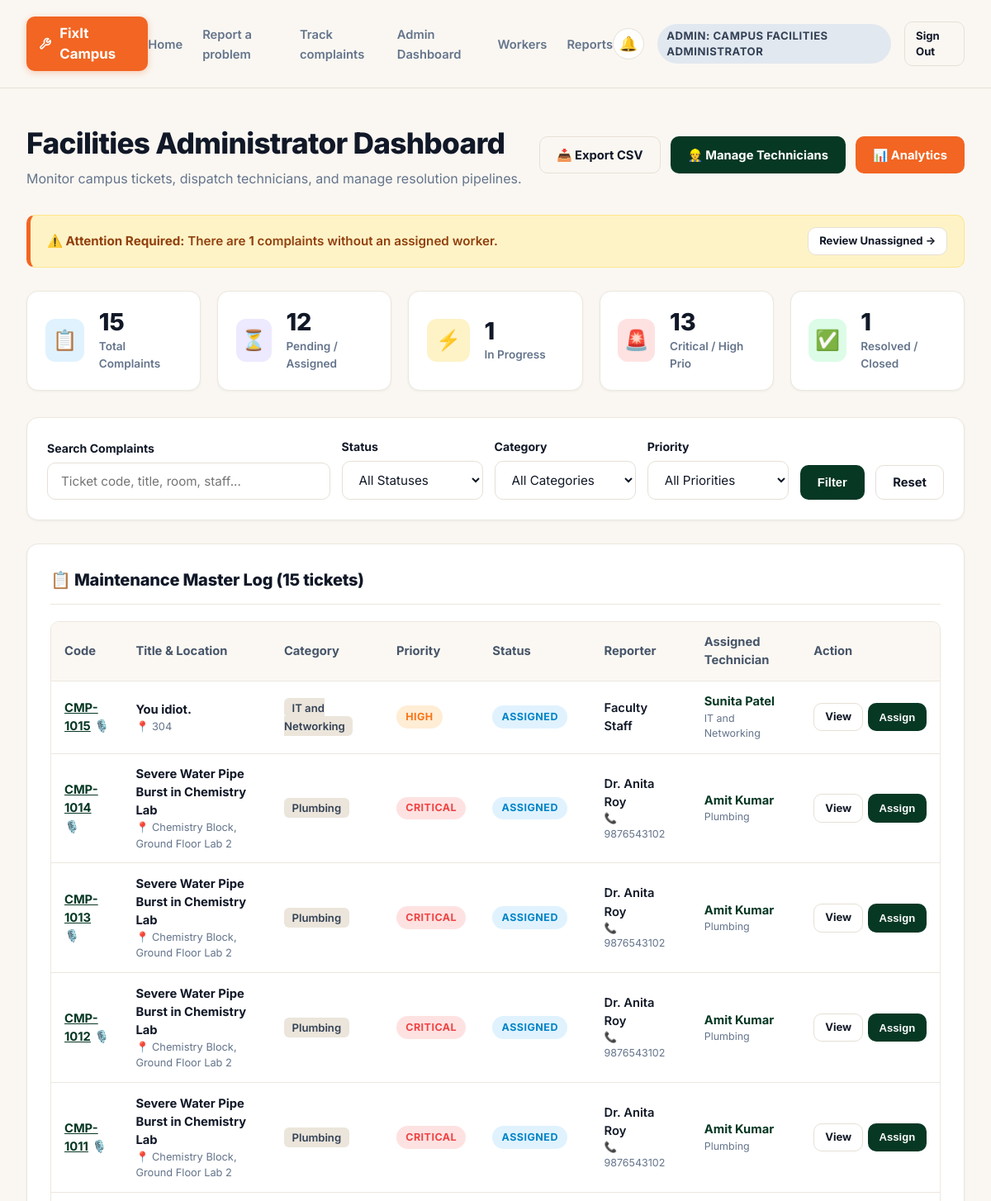
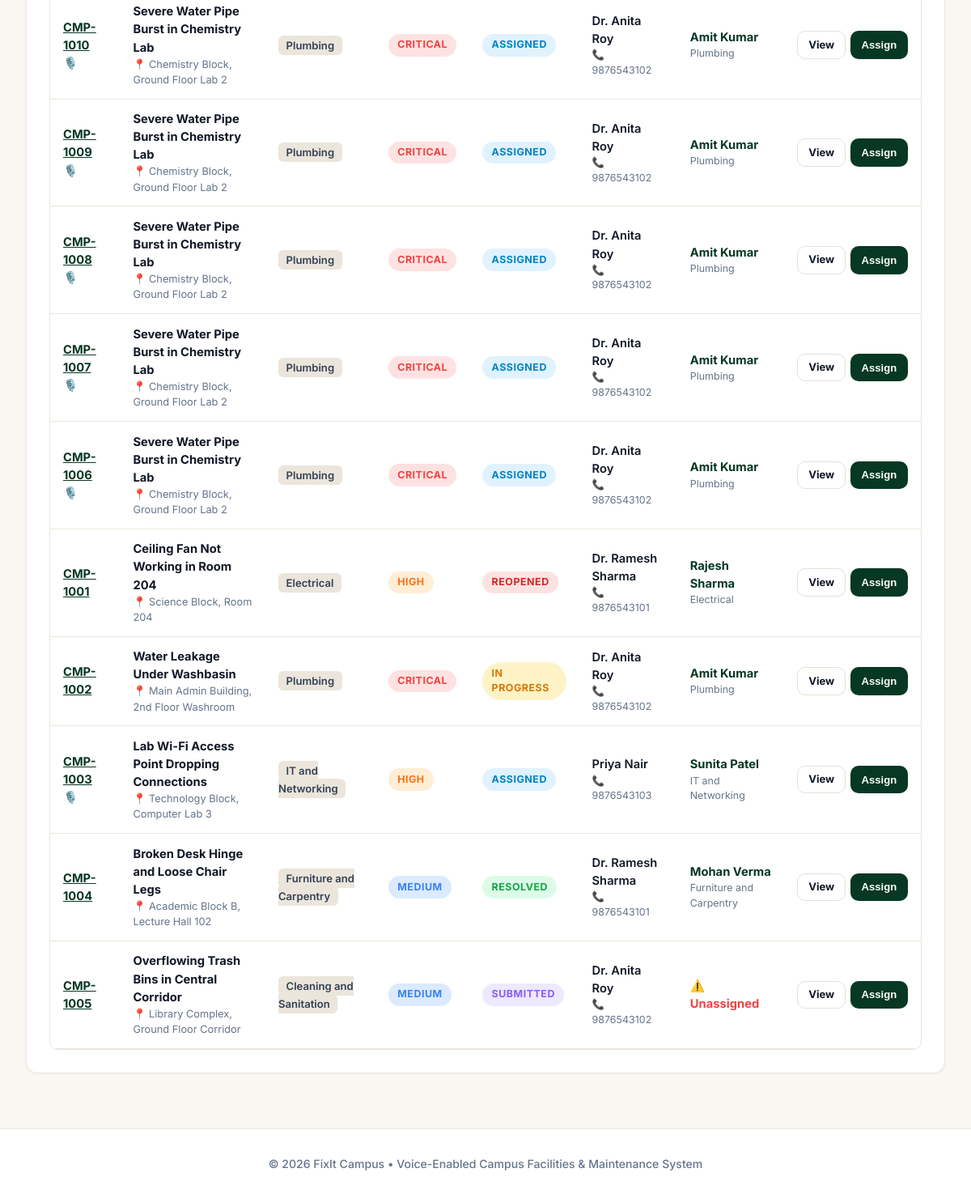
The page /admin/dashboard (signed in) on the database its author committed (2 pictures, top to bottom).
### tables this page shows
CREATE TABLE complaints (
        id INTEGER PRIMARY KEY AUTOINCREMENT,
        complaint_code TEXT UNIQUE NOT NULL,
        staff_id INTEGER,
        staff_name TEXT NOT NULL,
        staff_contact TEXT,
        title TEXT NOT NULL,
        description TEXT NOT NULL,
        category TEXT NOT NULL,
        location TEXT NOT NULL,
        priority TEXT NOT NULL DEFAULT 'Medium' CHECK(priority IN ('Critical', 'High', 'Medium', 'Low')),
        status TEXT NOT NULL DEFAULT 'Submitted' CHECK(status IN ('Submitted', 'Assigned', 'In Progress', 'Resolved', 'Closed', 'Reopened')),
        assigned_worker_id INTEGER,
        troubleshooting_tips TEXT,
        is_voice_submitted INTEGER DEFAULT 0,
        is_duplicate_confirmed INTEGER DEFAULT 0,
        duplicate_of_id INTEGER,
        created_at TIMESTAMP DEFAULT CURRENT_TIMESTAMP,
        updated_at TIMESTAMP DEFAULT CURRENT_TIMESTAMP,
        resolved_at TIMESTAMP,
        FOREIGN KEY(staff_id) REFERENCES users(id) ON DELETE SET NULL,
        FOREIGN KEY(assigned_worker_id) REFERENCES workers(id) ON DELETE SET NULL,
        FOREIGN KEY(duplicate_of_id) REFERENCES complaints(id) ON DELETE SET NULL
    );

CREATE TABLE workers (
        id INTEGER PRIMARY KEY AUTOINCREMENT,
        user_id INTEGER,
        name TEXT NOT NULL,
        specialization TEXT NOT NULL,
        phone TEXT NOT NULL,
        email TEXT,
        availability TEXT NOT NULL DEFAULT 'Available' CHECK(availability IN ('Available', 'Busy', 'On Leave')),
        active_count INTEGER DEFAULT 0,
        created_at TIMESTAMP DEFAULT CURRENT_TIMESTAMP,
        FOREIGN KEY(user_id) REFERENCES users(id) ON DELETE SET NULL
    );

### app.py (the view)
@app.route('/admin/dashboard')
@role_required('admin')
def admin_dashboard():
    status_filter = request.args.get('status', '').strip()
    category_filter = request.args.get('category', '').strip()
    priority_filter = request.args.get('priority', '').strip()
    search = request.args.get('q', '').strip()
    conn = get_db_connection()
    cursor = conn.cursor()
    cursor.execute("SELECT COUNT(*) as total FROM complaints")
    total_count = cursor.fetchone()['total']
    cursor.execute("SELECT COUNT(*) as pending FROM complaints WHERE status IN ('Submitted', 'Assigned')")
    pending_count = cursor.fetchone()['pending']
    cursor.execute("SELECT COUNT(*) as in_progress FROM complaints WHERE status = 'In Progress'")
    in_progress_count = cursor.fetchone()['in_progress']
    cursor.execute("SELECT COUNT(*) as resolved FROM complaints WHERE status IN ('Resolved', 'Closed')")
    resolved_count = cursor.fetchone()['resolved']
    cursor.execute("SELECT COUNT(*) as high_prio FROM complaints WHERE priority IN ('High', 'Critical') AND status NOT IN ('Resolved', 'Closed')")
    high_prio_count = cursor.fetchone()['high_prio']
    cursor.execute("SELECT COUNT(*) as unassigned FROM complaints WHERE assigned_worker_id IS NULL AND status NOT IN ('Resolved', 'Closed')")
    unassigned_count = cursor.fetchone()['unassigned']
    sql = """
        SELECT c.*, w.name as worker_name, w.specialization as worker_spec
        FROM complaints c
        LEFT JOIN workers w ON c.assigned_worker_id = w.id
        WHERE 1=1
    """
    params = []
    if status_filter:
        sql += " AND c.status = ?"
        params.append(status_filter)
    if category_filter:
        sql += " AND c.category = ?"
        params.append(category_filter)
    if priority_filter:
        sql += " AND c.priority = ?"
        params.append(priority_filter)
    if search:
        sql += " AND (c.complaint_code LIKE ? OR c.title LIKE ? OR c.location LIKE ? OR c.staff_name LIKE ?)"
        params.extend([f"%{search}%", f"%{search}%", f"%{search}%", f"%{search}%"])
    sql += " ORDER BY c.created_at DESC"
    cursor.execute(sql, params)
    complaints = cursor.fetchall()
    cursor.execute("SELECT * FROM workers ORDER BY specialization, name")
    workers = cursor.fetchall()
    conn.close()
    return render_template(
        'admin_dashboard.html',
        complaints=complaints,
        workers=workers,
        total_count=total_count,
        pending_count=pending_count,
        in_progress_count=in_progress_count,
        resolved_count=resolved_count,
        high_prio_count=high_prio_count,
        unassigned_count=unassigned_count,
        status_filter=status_filter,
        category_filter=category_filter,
        priority_filter=priority_filter,
        search=search
    )

### app.py (called while the page is built)
def role_required(*roles):
    def decorator(f):
        @wraps(f)
        def decorated_function(*args, **kwargs):
            if 'user_id' not in session:
                flash("Please sign in to access this page.", "warning")
                return redirect(url_for('login', next=request.url))
            if session.get('role') not in roles:
                flash("Access denied: You do not have permissions for this page.", "danger")
                return redirect(url_for('index'))
            return f(*args, **kwargs)
        return decorated_function
    return decorator

### database.py (called while the page is built)
def get_db_connection():
    conn = sqlite3.connect(DB_PATH)
    conn.row_factory = sqlite3.Row
    conn.execute("PRAGMA foreign_keys = ON")
    return conn

### templates/admin_dashboard.html (shortened to what this page needs)
{% extends "base.html" %}
{% block content %}
<div class="main-wrapper">
  <div style="margin-bottom: 2rem; display: flex; justify-content: space-between; align-items: center; flex-wrap: wrap; gap: 1rem;">
    <div>
      <h1 style="font-size: 2.2rem; font-weight: 800; color: var(--text-dark); letter-spacing: -0.02em;">
        Facilities Administrator Dashboard
      </h1>
      <p style="color: var(--text-muted); font-size: 1rem; margin-top: 0.25rem;">
        Monitor campus tickets, dispatch technicians, and manage resolution pipelines.
      </p>
    </div>
    <div style="display: flex; gap: 0.75rem;">
      <a href="{{ url_for('export_csv') }}" class="btn btn-outline" title="Download CSV Report">
        📥 Export CSV
      </a>
      <a href="{{ url_for('admin_workers') }}" class="btn btn-primary">
        👷 Manage Technicians
      </a>
      <a href="{{ url_for('admin_reports') }}" class="btn btn-orange">
        📊 Analytics
      </a>
    </div>
  </div>
  {% if unassigned_count > 0 %}
    <div class="alert alert-warning" style="border-left: 5px solid var(--brand-orange); display: flex; justify-content: space-between; align-items: center; margin-bottom: 1.75rem;">
      <div>
        <strong>⚠️ Attention Required:</strong> There are <strong>{{ unassigned_count }}</strong> complaints without an assigned worker.
      </div>
      <a href="{{ url_for('admin_dashboard', status='Submitted') }}" class="btn btn-sm btn-outline" style="background: white;">
        Review Unassigned &rarr;
      </a>
    </div>
  {% endif %}
  <div class="stats-grid">
    <div class="stat-card">
      <div class="stat-icon" style="background-color: #e0f2fe; color: #0284c7;">📋</div>
      <div class="stat-info">
        <h3>{{ total_count }}</h3>
        <p>Total Complaints</p>
      </div>
    </div>
    <div class="stat-card">
      <div class="stat-icon" style="background-color: #ede9fe; color: #7c3aed;">⏳</div>
      <div class="stat-info">
        <h3>{{ pending_count }}</h3>
        <p>Pending / Assigned</p>
      </div>
    </div>
    <div class="stat-card">
      <div class="stat-icon" style="background-color: #fef3c7; color: #d97706;">⚡</div>
      <div class="stat-info">
        <h3>{{ in_progress_count }}</h3>
        <p>In Progress</p>
      </div>
    </div>
    <div class="stat-card">
      <div class="stat-icon" style="background-color: #fee2e2; color: #dc2626;">🚨</div>
      <div class="stat-info">
        <h3>{{ high_prio_count }}</h3>
        <p>Critical / High Prio</p>
      </div>
    </div>
    <div class="stat-card">
      <div class="stat-icon" style="background-color: #dcfce7; color: #16a34a;">✅</div>
      <div class="stat-info">
        <h3>{{ resolved_count }}</h3>
        <p>Resolved / Closed</p>
      </div>
    </div>
  </div>
  <div class="card" style="padding: 1.5rem; margin-bottom: 1.75rem;">
    <form method="GET" action="{{ url_for('admin_dashboard') }}" style="display: grid; grid-template-columns: 2fr 1fr 1fr 1fr auto auto; gap: 0.85rem; align-items: flex-end;">
      <div class="form-group" style="margin-bottom: 0;">
        <label class="form-label" for="adminSearch">Search Complaints</label>
        <input type="text" id="adminSearch" name="q" class="form-control"
               value="{{ search }}" placeholder="Ticket code, title, room, staff...">
      </div>
      <div class="form-group" style="margin-bottom: 0;">
        <label class="form-label" for="statusFilter">Status</label>
        <select id="statusFilter" name="status" class="form-select">
          <option value="">All Statuses</option>
        </select>
      </div>
      <div class="form-group" style="margin-bottom: 0;">
        <label class="form-label" for="categoryFilter">Category</label>
        <select id="categoryFilter" name="category" class="form-select">
          <option value="">All Categories</option>
        </select>
      </div>
      <div class="form-group" style="margin-bottom: 0;">
        <label class="form-label" for="priorityFilter">Priority</label>
        <select id="priorityFilter" name="priority" class="form-select">
          <option value="">All Priorities</option>
        </select>
      </div>
      <button type="submit" class="btn btn-primary" style="height: 42px;">Filter</button>
      <a href="{{ url_for('admin_dashboard') }}" class="btn btn-outline" style="height: 42px;">Reset</a>
    </form>
  </div>
  <div class="card">
    <div class="card-header">
      <h3 class="card-title">📋 Maintenance Master Log ({{ complaints|length }} tickets)</h3>
    </div>
    <div class="table-responsive">
      <table class="data-table">
        <thead>
          <tr>
            <th>Code</th>
            <th>Title & Location</th>
            <th>Category</th>
            <th>Priority</th>
            <th>Status</th>
            <th>Reporter</th>
            <th>Assigned Technician</th>
            <th>Action</th>
          </tr>
        </thead>
        <tbody>
          {% if complaints %}
            {% for c in complaints %}
              <tr>
                <td>
                  <strong><a href="{{ url_for('complaint_detail', complaint_id=c.id) }}" style="color:var(--bg-dark-green);">{{ c.complaint_code }}</a></strong>
                  {% if c.is_voice_submitted %}
                    <span title="Voice Reported">🎙️</span>
                  {% endif %}
                </td>
                <td>
                  <div style="font-weight: 700;">{{ c.title }}</div>
                  <div style="font-size: 0.8rem; color: var(--text-muted);">📍 {{ c.location }}</div>
                </td>
                <td><span class="category-tag">{{ c.category }}</span></td>
                <td>
                  <span class="badge badge-prio-{{ c.priority.lower() }}">
                    {{ c.priority }}
                  </span>
                </td>
                <td>
                  <span class="badge badge-{{ c.status.lower().replace(' ', '-') }}">
                    {{ c.status }}
                  </span>
                </td>
                <td>
                  <div style="font-weight: 600;">{{ c.staff_name }}</div>
                  {% if c.staff_contact %}
                    <div style="font-size: 0.78rem; color: var(--text-muted);">📞 {{ c.staff_contact }}</div>
                  {% endif %}
                </td>
                <td>
                  {% if c.worker_name %}
                    <div style="font-weight: 700; color: var(--bg-dark-green);">{{ c.worker_name }}</div>
                    <div style="font-size: 0.78rem; color: var(--text-muted);">{{ c.worker_spec }}</div>
                  {% else %}
                    <span style="color: #ef4444; font-weight: 700;">⚠️ Unassigned</span>
                  {% endif %}
                </td>
                <td>
                  <div style="display: flex; gap: 0.35rem;">
                    <a href="{{ url_for('complaint_detail', complaint_id=c.id) }}" class="btn btn-sm btn-outline">
                      View
                    </a>
                    <button type="button" class="btn btn-sm btn-primary" onclick="openAssignModal({{ c.id }}, '{{ c.complaint_code }}', '{{ c.category }}', {{ c.assigned_worker_id or 'null' }})">
                      Assign
                    </button>
                  </div>
                </td>
              </tr>
            {% endfor %}
          {% else %}
            <tr>
              <td colspan="8" style="text-align: center; padding: 2.5rem; color: var(--text-muted);">
                No complaints match the filter criteria.
              </td>
            </tr>
          {% endif %}
        </tbody>
      </table>
    </div>
  </div>
</div>
{% endblock %}

### rows shown on the page
complaints: complaint_code "CMP-1015", title "You idiot.", location "304", category "IT and Networking", priority "HIGH", status "ASSIGNED", staff_name "Faculty Staff", worker_name "Sunita Patel", worker_spec "IT and Networking"
complaints: complaint_code "CMP-1014", title "Severe Water Pipe Burst in Chemistry Lab", location "Chemistry Block, Ground Floor Lab 2", category "Plumbing", priority "CRITICAL", status "ASSIGNED", staff_name "Dr. Anita Roy", staff_contact "9876543102", worker_name "Amit Kumar", worker_spec "Plumbing"
complaints: complaint_code "CMP-1013", title "Severe Water Pipe Burst in Chemistry Lab", location "Chemistry Block, Ground Floor Lab 2", category "Plumbing", priority "CRITICAL", status "ASSIGNED", staff_name "Dr. Anita Roy", staff_contact "9876543102", worker_name "Amit Kumar", worker_spec "Plumbing"
complaints: complaint_code "CMP-1012", title "Severe Water Pipe Burst in Chemistry Lab", location "Chemistry Block, Ground Floor Lab 2", category "Plumbing", priority "CRITICAL", status "ASSIGNED", staff_name "Dr. Anita Roy", staff_contact "9876543102", worker_name "Amit Kumar", worker_spec "Plumbing"
complaints: complaint_code "CMP-1011", title "Severe Water Pipe Burst in Chemistry Lab", location "Chemistry Block, Ground Floor Lab 2", category "Plumbing", priority "CRITICAL", status "ASSIGNED", staff_name "Dr. Anita Roy", staff_contact "9876543102", worker_name "Amit Kumar", worker_spec "Plumbing"
complaints: complaint_code "CMP-1010", title "Severe Water Pipe Burst in Chemistry Lab", location "Chemistry Block, Ground Floor Lab 2", category "Plumbing", priority "CRITICAL", status "ASSIGNED", staff_name "Dr. Anita Roy", staff_contact "9876543102", worker_name "Amit Kumar", worker_spec "Plumbing"
complaints: complaint_code "CMP-1009", title "Severe Water Pipe Burst in Chemistry Lab", location "Chemistry Block, Ground Floor Lab 2", category "Plumbing", priority "CRITICAL", status "ASSIGNED", staff_name "Dr. Anita Roy", staff_contact "9876543102", worker_name "Amit Kumar", worker_spec "Plumbing"
complaints: complaint_code "CMP-1008", title "Severe Water Pipe Burst in Chemistry Lab", location "Chemistry Block, Ground Floor Lab 2", category "Plumbing", priority "CRITICAL", status "ASSIGNED", staff_name "Dr. Anita Roy", staff_contact "9876543102", worker_name "Amit Kumar", worker_spec "Plumbing"
complaints: complaint_code "CMP-1007", title "Severe Water Pipe Burst in Chemistry Lab", location "Chemistry Block, Ground Floor Lab 2", category "Plumbing", priority "CRITICAL", status "ASSIGNED", staff_name "Dr. Anita Roy", staff_contact "9876543102", worker_name "Amit Kumar", worker_spec "Plumbing"
complaints: complaint_code "CMP-1006", title "Severe Water Pipe Burst in Chemistry Lab", location "Chemistry Block, Ground Floor Lab 2", category "Plumbing", priority "CRITICAL", status "ASSIGNED", staff_name "Dr. Anita Roy", staff_contact "9876543102", worker_name "Amit Kumar", worker_spec "Plumbing"
complaints: complaint_code "CMP-1001", title "Ceiling Fan Not Working in Room 204", location "Science Block, Room 204", category "Electrical", priority "HIGH", status "REOPENED", staff_name "Dr. Ramesh Sharma", staff_contact "9876543101", worker_name "Rajesh Sharma", worker_spec "Electrical"
complaints: complaint_code "CMP-1002", title "Water Leakage Under Washbasin", location "Main Admin Building, 2nd Floor Washroom", category "Plumbing", priority "CRITICAL", status "IN PROGRESS", staff_name "Dr. Anita Roy", staff_contact "9876543102", worker_name "Amit Kumar", worker_spec "Plumbing"
complaints: complaint_code "CMP-1003", title "Lab Wi-Fi Access Point Dropping Connections", location "Technology Block, Computer Lab 3", category "IT and Networking", priority "HIGH", status "ASSIGNED", staff_name "Priya Nair", staff_contact "9876543103", worker_name "Sunita Patel", worker_spec "IT and Networking"
complaints: complaint_code "CMP-1004", title "Broken Desk Hinge and Loose Chair Legs", location "Academic Block B, Lecture Hall 102", category "Furniture and Carpentry", priority "MEDIUM", status "RESOLVED", staff_name "Dr. Ramesh Sharma", staff_contact "9876543101", worker_name "Mohan Verma", worker_spec "Furniture and Carpentry"
complaints: complaint_code "CMP-1005", title "Overflowing Trash Bins in Central Corridor", location "Library Complex, Ground Floor Corridor", category "Cleaning and Sanitation", priority "MEDIUM", status "SUBMITTED", staff_name "Dr. Anita Roy", staff_contact "9876543102", shows "⚠️ Unassigned"

### other values the page prints
{{ current_user.role.upper() }} "ADMIN"
{{ current_user.full_name }} "CAMPUS FACILITIES ADMINISTRATOR"
{{ unassigned_count }} "1"
{{ total_count }} "15"
{{ pending_count }} "12"
{{ in_progress_count }} "1"
{{ high_prio_count }} "13"
{{ resolved_count }} "1"
{{ complaints|length }} "15"
